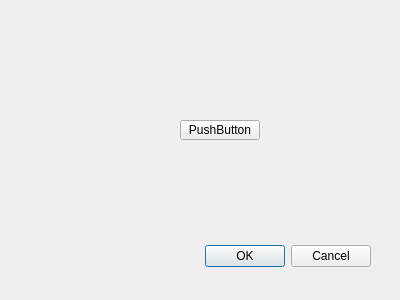
<?xml version="1.0" encoding="UTF-8"?>
<ui version="4.0">
 <class>Dialog</class>
 <widget class="QDialog" name="Dialog">
  <property name="geometry">
   <rect>
    <x>0</x>
    <y>0</y>
    <width>400</width>
    <height>300</height>
   </rect>
  </property>
  <property name="windowTitle">
   <string>Dialog</string>
  </property>
  <widget class="QDialogButtonBox" name="buttonBox">
   <property name="geometry">
    <rect>
     <x>30</x>
     <y>240</y>
     <width>341</width>
     <height>32</height>
    </rect>
   </property>
   <property name="orientation">
    <enum>Qt::Horizontal</enum>
   </property>
   <property name="standardButtons">
    <set>QDialogButtonBox::Cancel|QDialogButtonBox::Ok</set>
   </property>
  </widget>
  <widget class="QPushButton" name="pushButton">
   <property name="geometry">
    <rect>
     <x>180</x>
     <y>120</y>
     <width>80</width>
     <height>20</height>
    </rect>
   </property>
   <property name="text">
    <string>PushButton</string>
   </property>
  </widget>
 </widget>
 <resources/>
 <connections>
  <connection>
   <sender>buttonBox</sender>
   <signal>accepted()</signal>
   <receiver>Dialog</receiver>
   <slot>accept()</slot>
   <hints>
    <hint type="sourcelabel">
     <x>248</x>
     <y>254</y>
    </hint>
    <hint type="destinationlabel">
     <x>157</x>
     <y>274</y>
    </hint>
   </hints>
  </connection>
  <connection>
   <sender>buttonBox</sender>
   <signal>rejected()</signal>
   <receiver>Dialog</receiver>
   <slot>reject()</slot>
   <hints>
    <hint type="sourcelabel">
     <x>316</x>
     <y>260</y>
    </hint>
    <hint type="destinationlabel">
     <x>286</x>
     <y>274</y>
    </hint>
   </hints>
  </connection>
 </connections>
</ui>
